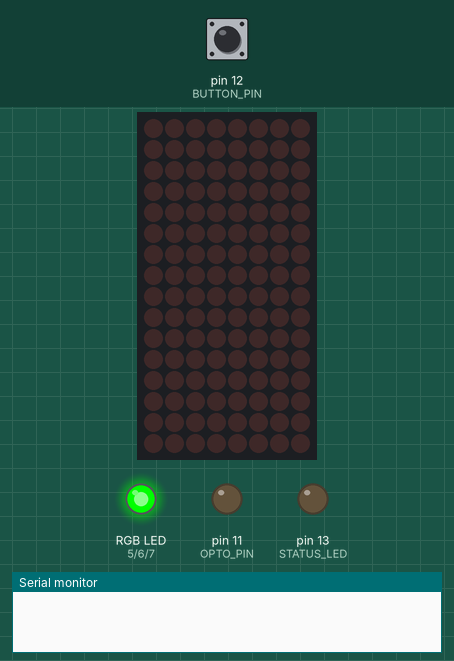
This sketch was run on a simulated Arduino Uno, built with avr-gcc and run on an emulated ATmega328P. Parts: 16×8 LED matrix, an RGB LED mixed from three pins (HIGH = lit), output pins drawn as LEDs (lit = HIGH), the last lines printed to the serial monitor. The inputs (shaded band) are chosen by the test bench; at power-on: pin 12 (BUTTON_PIN) HIGH.

Above: at 1.2 s.
1.3 s: pin 12 (BUTTON_PIN) pulled LOW for 0.15 s
At 4.1 s:
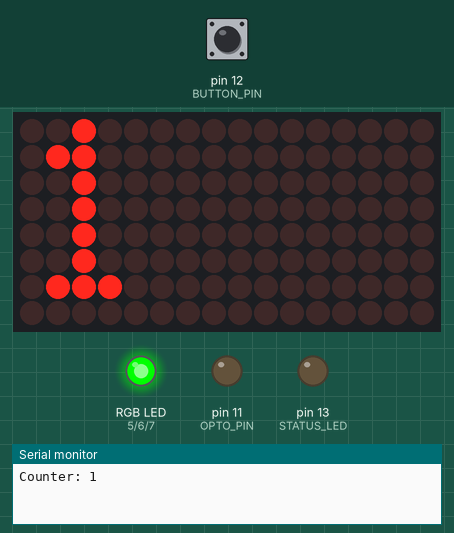
4.4 s: pin 12 (BUTTON_PIN) pulled LOW for 1 s
At 6.2 s:
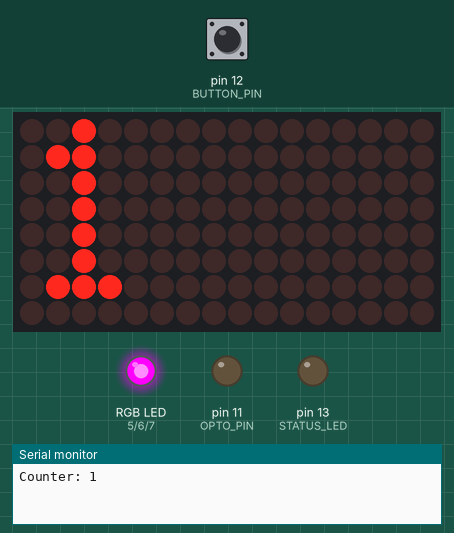
8.0 s: pin 12 (BUTTON_PIN) pulled LOW for 0.15 s
At 9.6 s:
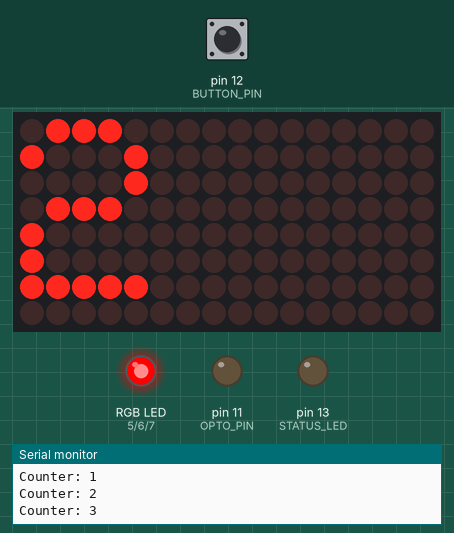
11.1 s: pin 12 (BUTTON_PIN) pulled LOW for 1 s
At 14.2 s:
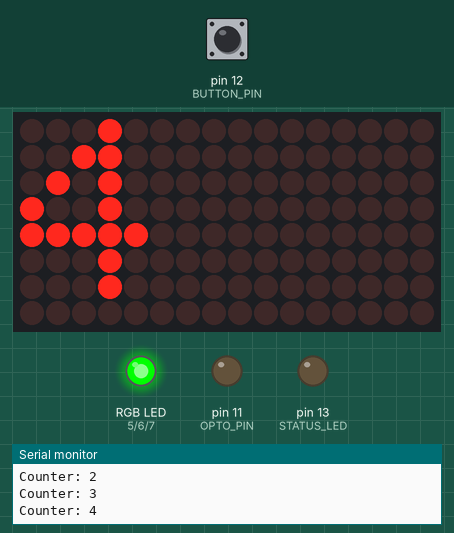
Timing chart, 0 to 15.7 s (numbered marks = the images above; inputs shaded):
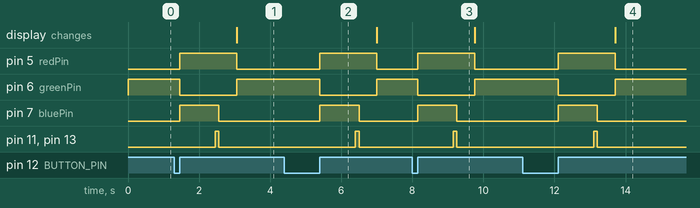

Measured:
- after the input at 1.3 s, pin 5 (redPin): LOW → HIGH after 0.15 s, → LOW 1.6 s later; pin 6 (greenPin): HIGH → LOW after 0.15 s, → HIGH 1.6 s later; pin 7 (bluePin): LOW → HIGH after 0.15 s, → LOW 1.1 s later; pin 11 (OPTO_PIN), pin 13 (STATUS_LED): LOW → HIGH after 1.2 s, → LOW 0.10 s later; the display: changes after 1.8 s (image 1)
- after the input at 4.4 s, pin 5 (redPin): LOW → HIGH after 1.0 s, → LOW 1.6 s later; pin 6 (greenPin): HIGH → LOW after 1.0 s, → HIGH 1.6 s later; pin 7 (bluePin): LOW → HIGH after 1.0 s, → LOW 1.1 s later; pin 11 (OPTO_PIN), pin 13 (STATUS_LED): LOW → HIGH after 2.0 s, → LOW 0.10 s later
- after the input at 8.0 s, pin 5 (redPin): LOW → HIGH after 0.15 s, → LOW 1.6 s later; pin 6 (greenPin): HIGH → LOW after 0.15 s, → HIGH 1.6 s later; pin 7 (bluePin): LOW → HIGH after 0.15 s, → LOW 1.1 s later; pin 11 (OPTO_PIN), pin 13 (STATUS_LED): LOW → HIGH after 1.2 s, → LOW 0.10 s later
- after the input at 11.1 s, pin 5 (redPin): LOW → HIGH after 1.0 s, → LOW 1.6 s later; pin 6 (greenPin): HIGH → LOW after 1.0 s, → HIGH 1.6 s later; pin 7 (bluePin): LOW → HIGH after 1.0 s, → LOW 1.1 s later; pin 11 (OPTO_PIN), pin 13 (STATUS_LED): LOW → HIGH after 2.0 s, → LOW 0.10 s later; the display: changes after 2.6 s (image 4)

The sketch:

block_face_imaging.ino
```cpp
/*
 * Opto-isolated circuit for high resolution episcopic microscopy
 * by Zack Lewis
 * Apr. 2017
 *
 * A trigger in the form of a tactile button is attached to a rotary microtome.
 * The button activates the opto-isolator at a set point during the rotation of
 * the microtome. The phototransistor (output) side of the opto-isolator fires
 * the camera shutter.
 *
 */

#include <Wire.h>
#include <Adafruit_GFX.h>
#include "Adafruit_LEDBackpack.h"
#include <Button.h> //from https://github.com/JChristensen/Button

//telling arduino what type of LED matrix:
Adafruit_8x16minimatrix matrix = Adafruit_8x16minimatrix();

int STATUS_LED = 13; // use built in LED as an additional status light
int OPTO_PIN = 11;   // connect optocoupler pin 1 to arduino pin 11
//pins for the rgb LED:
int redPin = 5;
int greenPin = 6;
int bluePin = 7;
#define COMMON_ANODE //the LED has a common anode. Connect pin 2 to +5V

//initialize counter to 0
int counter = 0;

#define n 1                //number of images to take
#define preDelay 1000      //sets the delay after button is pressed and prior to image capture
                                //this allows block time to stop moving and prevents blur

#define BUTTON_PIN 12      //Connect a tactile button switch from Arduino pin 12 to ground.
#define PULLUP true        //Can use the Arduino's internal pullup resistor. Here I've put a resistor in the circuit
#define INVERT false       //Since the pullup resistor will keep the pin high unless the
                           //switch is closed, this is negative logic, i.e. a high state
                           //means the button is NOT pressed. (Assuming a normally open switch.)
#define DEBOUNCE_MS 20     //A debounce time of 20 milliseconds usually works well for tactile button switches.

Button myBtn(BUTTON_PIN, PULLUP, INVERT, DEBOUNCE_MS);  //from Button library

void setup()
{
  Serial.begin(9600);
  pinMode(BUTTON_PIN, INPUT);
  pinMode(OPTO_PIN, OUTPUT);
  pinMode(STATUS_LED, OUTPUT);

//pinModes for the LED:
  pinMode(redPin, OUTPUT);
  pinMode(greenPin, OUTPUT);
  pinMode(bluePin, OUTPUT);

  matrix.begin(0x70);  // pass in the address to the LED matrix
}

void loop() {
myBtn.read(); // read the state of the pushbutton value:
setColor(255, 0, 255); //set color of RGB LED to purple

  // check if the pushbutton was pressed.
  //            options: if(myBtn.isPressed()){
  //                     if(myBtn.pressedFor(500)){
  //                     if(myBtn.wasPressed()){

  if(myBtn.wasPressed()){
      setColor(0, 255, 0);  //change color of RGB LED to Green during imaging
      delay(preDelay);      //delay prior to imaging to reduce blur
      takeAnImage(n);       //fire the camera shutter
      writeMatrix();        //write the counter value to the LED matrix

      }
}


void takeAnImage(int imageNumber){

  digitalWrite(STATUS_LED, HIGH);

  for(int i = 0; i<imageNumber; i++){

    counter++; //increment the counter

    //take an image by setting OPTO_PIN to HIGH
    digitalWrite(OPTO_PIN, HIGH);
    delay(100); //delay can be adjusted so that camera fires

    //print counter to serial monitor
    Serial.print("Counter: ");Serial.println(counter);

    //turn off STATUS_LED, turn off OPTO_PIN
    digitalWrite(STATUS_LED, LOW);
    digitalWrite(OPTO_PIN, LOW);

    //set RGB LED to aqua
    setColor(0, 255, 255); //aqua
    delay(500); //delay not actually needed

  }
}


//code below to display counter value on an LED matrix:

void writeMatrix(){

  matrix.setRotation(1);
  matrix.setTextSize(1);
  matrix.setTextWrap(false);  // we dont want text to wrap so it scrolls nicely
  matrix.setTextColor(LED_ON);

//printing to a matrix without scrolling. Will cut off part of number after 99

      matrix.clear();
      matrix.setCursor(0,0);
      matrix.print(counter); //could do counter/10 to display just a portion
      matrix.writeDisplay();


// scrolling functionality below. Doesn't work unless there is a delay, which impedes the button accuracy.
//  for (int8_t x=0; x>=-64; x--) {
//
//    matrix.clear();
//    matrix.setCursor(x,0);
//    matrix.print(counter);
//    matrix.writeDisplay();
//
//    //delay(10); //any sort of delay here impedes the button accuracy
//  }
}


//code to set LED color:

void setColor(int red, int green, int blue)
{
  #ifdef COMMON_ANODE
    red = 255 - red;
    green = 255 - green;
    blue = 255 - blue;
  #endif
  analogWrite(redPin, red);
  analogWrite(greenPin, green);
  analogWrite(bluePin, blue);
}
```
